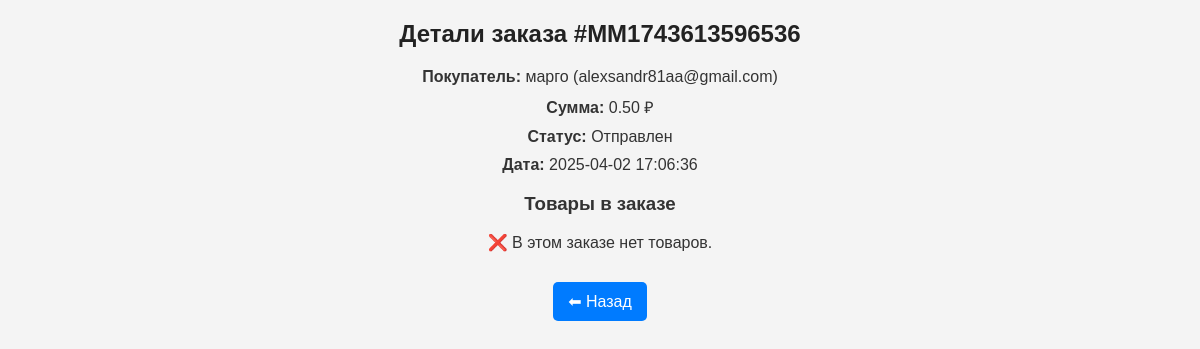
The app's page /admin/order_details.php?id=32 (signed in), older data.
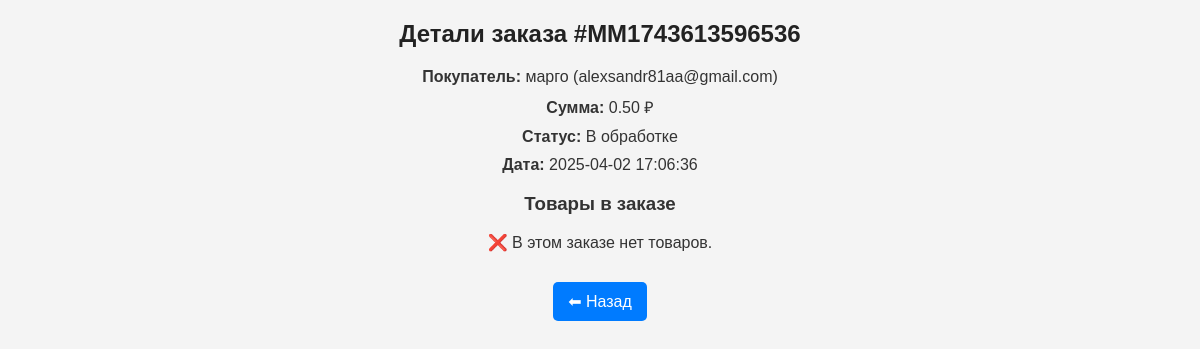
The same page, newer data.
### tables this page shows
CREATE TABLE `orders` (
  `id` int(11) NOT NULL AUTO_INCREMENT,
  `order_number` varchar(50) NOT NULL,
  `user_name` varchar(255) NOT NULL,
  `phone` varchar(20) NOT NULL,
  `email` varchar(100) NOT NULL,
  `address` text NOT NULL,
  `total_price` decimal(10,2) NOT NULL,
  `created_at` timestamp NOT NULL DEFAULT current_timestamp(),
  `user_id` int(11) DEFAULT NULL,
  `status` varchar(50) NOT NULL DEFAULT 'Новый',
  `name` varchar(255) NOT NULL,
  `delivery` varchar(100) NOT NULL,
  `payment` varchar(100) NOT NULL,
  `discount` decimal(10,2) NOT NULL DEFAULT 0.00,
  `total_discount` decimal(10,2) NOT NULL DEFAULT 0.00,
  PRIMARY KEY (`id`),
  KEY `user_id` (`user_id`),
  CONSTRAINT `orders_ibfk_1` FOREIGN KEY (`user_id`) REFERENCES `users` (`id`)
);

CREATE TABLE `users` (
  `id` int(11) NOT NULL AUTO_INCREMENT,
  `name` varchar(255) NOT NULL,
  `email` varchar(100) NOT NULL,
  `password` varchar(255) NOT NULL,
  `created_at` timestamp NOT NULL DEFAULT current_timestamp(),
  `reset_token` varchar(64) DEFAULT NULL,
  `status` enum('active','blocked') DEFAULT 'active',
  PRIMARY KEY (`id`),
  UNIQUE KEY `email` (`email`)
);

### admin/order_details.php (the view, shortened to what this page needs)
<?php
require_once '../database/db.php';
$order_id = intval($_GET['id'] ?? 0);
$stmt = $conn->prepare("
    SELECT orders.*, users.name AS user_name, users.email
    FROM orders
    JOIN users ON orders.user_id = users.id
    WHERE orders.id = ?
");
$stmt->execute([$order_id]);
$order = $stmt->fetch(PDO::FETCH_ASSOC);
$stmt = $conn->prepare("
    SELECT oi.quantity, oi.price, p.name
    FROM order_items oi
    JOIN products p ON oi.product_id = p.id
    WHERE oi.order_id = ?
");
$stmt->execute([$order_id]);
$items = $stmt->fetchAll(PDO::FETCH_ASSOC);
?>
<!DOCTYPE html>
<html lang="ru">
<head>
    <link rel="stylesheet" href="/mysterymakers/admin/admin.css">
</head>
<body>
<h2>Детали заказа #<?= htmlspecialchars($order['order_number']); ?></h2>
<p><strong>Покупатель:</strong> <?= htmlspecialchars($order['user_name']); ?> (<?= htmlspecialchars($order['email']); ?>)</p>
<p><strong>Сумма:</strong> <?= number_format($order['total_price'], 2, '.', ''); ?> ₽</p>
<p><strong>Статус:</strong> <?= htmlspecialchars($order['status']); ?></p>
<p><strong>Дата:</strong> <?= $order['created_at']; ?></p>
<h3>Товары в заказе</h3>
<?php if (!empty($items)): ?>
    <table class="table">
        <tr>
            <th>Название</th>
            <th>Количество</th>
            <th>Цена</th>
            <th>Сумма</th>
        </tr>
        <?php foreach ($items as $item): ?>
            <tr>
                <td><?= htmlspecialchars($item['name']); ?></td>
                <td><?= htmlspecialchars($item['quantity']); ?></td>
                <td><?= number_format($item['price'], 2, '.', ''); ?> ₽</td>
                <td><?= number_format($item['price'] * $item['quantity'], 2, '.', ''); ?> ₽</td>
            </tr>
        <?php endforeach; ?>
    </table>
<?php else: ?>
    <p>❌ В этом заказе нет товаров.</p>
<?php endif; ?>
<a href="orders.php" class="back-button">⬅ Назад</a>
</body>
</html>

Row changes from the older to the newer data that the page shows:
changed orders "MM1743613596536": status "Отправлен" → "В обработке"
